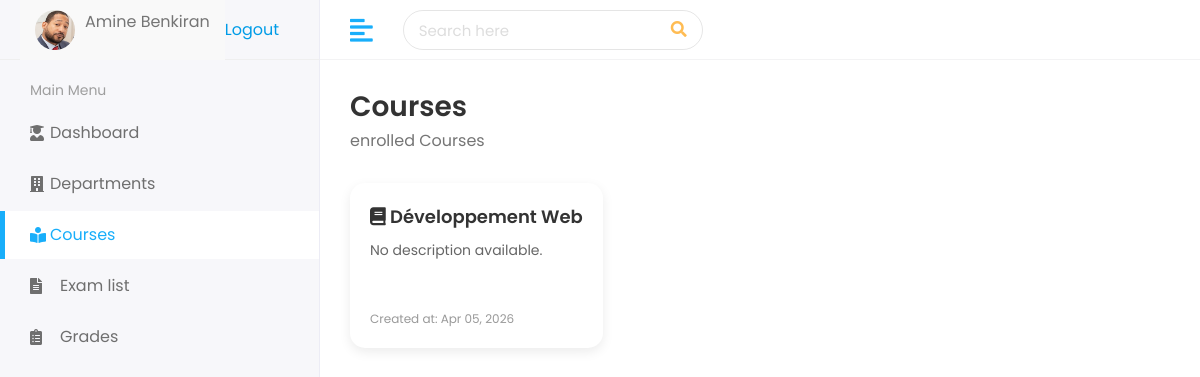
Before: /student/Courses/ (signed in) with the older database file.
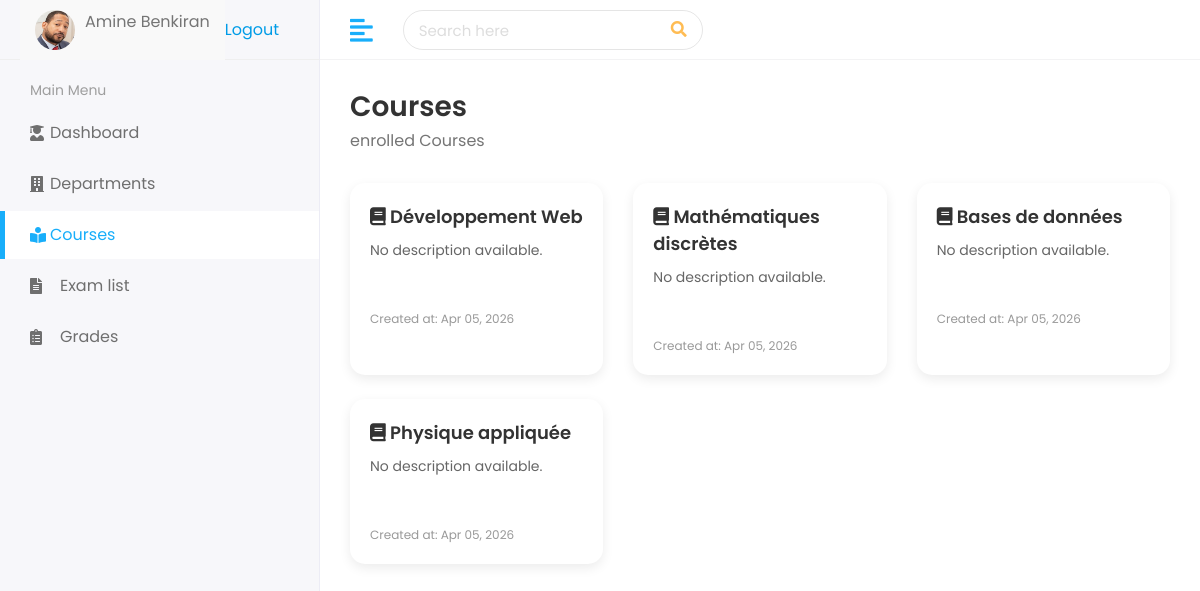
After: the same page with the newer database file.
### subject/models.py (models this page shows, shortened)
class Subject(models.Model):
    name        = models.CharField(max_length=100)
    description = models.TextField(blank=True)
    code        = models.CharField(max_length=20, unique=True)
    department  = models.ForeignKey(
                    Department,
                    on_delete=models.CASCADE,
                    related_name='subjects')
    Teacher  = models.ForeignKey(
                    Teacher,
                    on_delete=models.CASCADE,
                    related_name='subjects',
                    null=True
                    )
    created_at  = models.DateTimeField(auto_now_add=True)

### student/views.py (the view)
# urls.py: path('Courses/', views.Courses_ve, name='Courses_ur'),
def Courses_ve(request):
  student = Student.objects.get(user=request.user)
  user=request.user
  Courses = student.student_class.all()
  context = {'student': student,
             'Courses':Courses}
  return render(request,'students/Courses.html',context)

### templates/students/Courses.html (shortened to what the changed rows need)
{% load static %}
<!DOCTYPE html>
<html lang="en">
   <head>
      <link rel="stylesheet" href="{%static 'assets/plugins/bootstrap/css/bootstrap.min.css' %}">
      <link rel="stylesheet" href="{%static 'assets/plugins/fontawesome/css/fontawesome.min.css' %}">
      <link rel="stylesheet" href="{%static 'assets/plugins/fontawesome/css/all.min.css' %}">
      <link rel="stylesheet" href="{%static 'assets/css/style.css' %}">
    </head>
   <body>
      <div class="main-wrapper">
    <div class="page-wrapper">
        <div class="content container-fluid">
            <div class="row">
                {% for Course in Courses %}
                <div class="col-xl-4 col-lg-6 col-md-6 mb-4">
                    <div class="dept-card">
                        <div class="dept-title">
                            <i class="fas fa-book"></i> {{ Course.name }}
                        </div>
                        <div class="dept-desc">
                            {{ Course.description|default:"No description available." }}
                        </div>
                        <div class="dept-date">
                            Created at: {{ Course.created_at|date:"M d, Y" }}
                        </div>
                    </div>
                </div>
                {% empty %}
                <div class="col-12">
                    <p>No Courses found.</p>
                </div>
                {% endfor %}
            </div>
        </div>
    </div>
</div>
</body>
</html>

Changed rows visible on the page:
now on this page (row unchanged): Subject: name "Mathématiques discrètes", description "No description available.", created_at "Apr 05, 2026"
now on this page (row unchanged): Subject: name "Bases de données", description "No description available.", created_at "Apr 05, 2026"
now on this page (row edited): Subject: name "Physique appliquée", description "No description available.", created_at "Apr 05, 2026"
